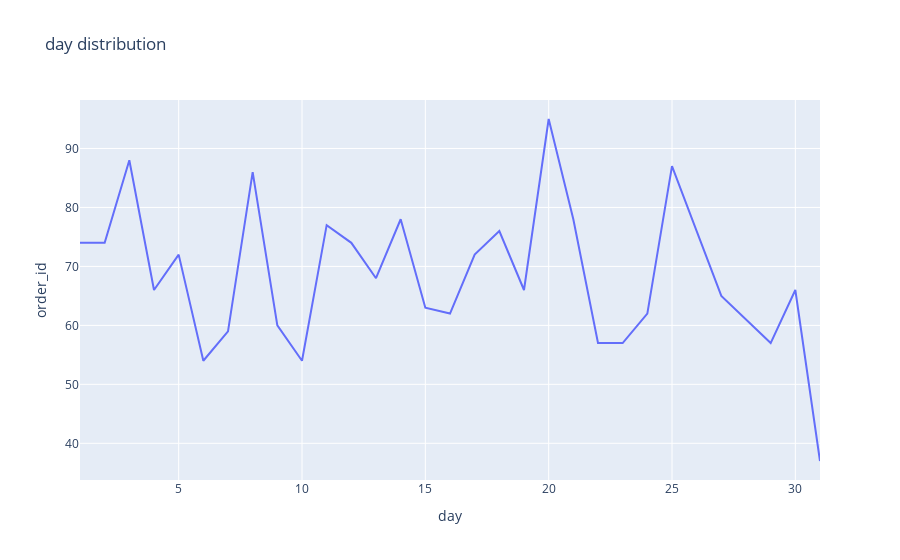

This figure's notebook cell:
### Code cell
px.line(day_group, x="day", y="order_id", title="day distribution")

### Figure 1 — Plotly figure (JSON) as saved in the notebook; plotly's stock layout.template omitted (floating-point values rounded to 4 significant figures)
{"data": [{"hovertemplate": "day=%{x}<br>order_id=%{y}<extra></extra>", "legendgroup": "", "line": {"color": "#636efa", "dash": "solid"}, "marker": {"symbol": "circle"}, "mode": "lines", "name": "", "orientation": "v", "showlegend": false, "type": "scatter", "x": [31, 30, 29, 28, 27, 26, 25, 24, 23, 22, 21, 20, 19, 18, 17, 16, 15, 14, 13, 12, 11, 10, 9, 8, 7, 6, 5, 4, 3, 2, 1], "xaxis": "x", "y": [37, 66, 57, 61, 65, 76, 87, 62, 57, 57, 78, 95, 66, 76, 72, 62, 63, 78, 68, 74, 77, 54, 60, 86, 59, 54, 72, 66, 88, 74, 74], "yaxis": "y"}], "layout": {"legend": {"tracegroupgap": 0}, "title": {"text": "day distribution"}, "xaxis": {"anchor": "y", "domain": [0, 1], "title": {"text": "day"}}, "yaxis": {"anchor": "x", "domain": [0, 1], "title": {"text": "order_id"}}}}
